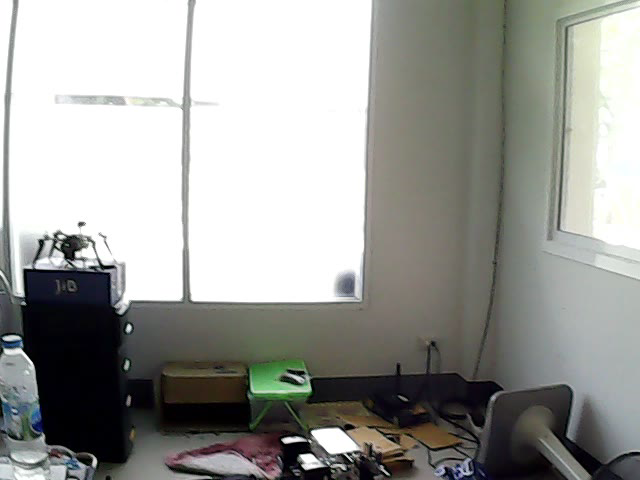
#> input picture vo_monocular_ros2/data/1003.png, 640 x 480 px, given in place of the camera
$ python optical_flow_drone.py
#> lines starting #> are read from the running program, lines starting #| are printed output that depends on the picture; after the words box and inside, x2 and y2 are one past the last pixel; in counts of white or black regions, pixels touching at a corner belong together; long printed decimals are rounded
import numpy as np
import cv2
import os
import socket

opt_velx = 0.0
opt_vely = 0.0
est_velx = 0.0
est_vely = 0.0
fps = 30.0
focal  = 4 #mm
pix_size = 0.000006 #m cmos:4mm*2.25mm(mujidao @caide) 4/640 = 0.00000625
imu_y = 0.1
imu_x = 0.1
alt = 2.0


def estimate_velocity(flowx,flowy):
    opt_velx = flowx * fps * pix_size
    opt_vely = flowy * fps * pix_size
    est_velx = alt*(opt_velx/focal) - (alt* imu_y/1000)
    est_vely = alt*(opt_vely/focal) + (alt* imu_x/1000)

    return est_velx, est_vely


def draw_flow(img, flow, step=16):
    h, w = img.shape[:2]
    y, x = np.mgrid[step/2:h:step, step/2:w:step].reshape(2,-1)
    y =y.astype(int)
    x =x.astype(int)
    fx, fy = flow[y,x].T
    lx =0
    ly = 0

    os.system('cls' if os.name == 'nt' else 'clear')
    for tx in fx:
        lx = tx+lx
    lx = lx/300

    for ty in fy:
        ly = ty+ly
    ly=ly/300

    txStr = "FLOW,"+str(lx)+","+str(ly)
    vx,vy = estimate_velocity(lx,ly)
    print("vx: {} vy: {}".format(vx,vy))
    print("FLow: ", txStr)
    lines = np.vstack([x, y, x+fx, y+fy]).T.reshape(-1, 2, 2)
    lines = np.int32(lines + 0.5)
    vis = cv2.cvtColor(img, cv2.COLOR_GRAY2BGR)
    cv2.polylines(vis, lines, 0, (0, 255, 0))
    for (x1, y1), (x2, y2) in lines:
        cv2.circle(vis, (x1, y1), 1, (0, 255, 0), -1)
    return vis

if __name__ == '__main__':
    import sys
    cam = cv2.VideoCapture(0)
    ret, prev = cam.read()
#> prev is the input picture: shape (480, 640, 3); mean B, G, R 153.2, 157.1, 156.1
    ret, ori = cam.read()
    prev = cv2.resize(prev, (180,120), interpolation = cv2.INTER_AREA)
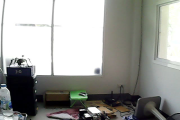
#> prev: shape (120, 180, 3); mean B, G, R 153.2, 157.1, 156.1
    prevgray = cv2.cvtColor(prev, cv2.COLOR_BGR2GRAY)
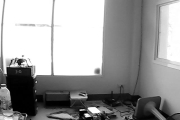
#> prevgray: shape (120, 180); min 0, max 255, mean 156.3

    show_hsv = False
    show_glitch = False
    cur_glitch = prev.copy()

    while True:
        ret, img = cam.read()
        img = cv2.resize(img, (180,120), interpolation = cv2.INTER_AREA)
        gray = cv2.cvtColor(img, cv2.COLOR_BGR2GRAY)
        kernel = np.ones((3,3),np.uint8)
        gray = cv2.erode(gray,kernel, iterations = 2)
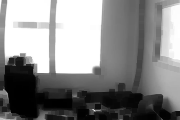
#> gray: shape (120, 180); min 0, max 255, mean 136.5
        flow = None

        flow = cv2.calcOpticalFlowFarneback(prevgray, gray,flow, 0.5, 3, 15, 3, 5, 1.2, 0)
        #print flow
        prevgray = gray
        #exit()

        cv2.imshow('flow', draw_flow(gray, flow))
#> in draw_flow, `fx, fy = flow[y,x].T`: fx = 77 values, max 2.66 at index 57, min -3.89 at index 12, mean 0.26; fy = 77 values, max 9.64 at index 25, min -7.63 at index 0, mean -0.639
#> the loop in draw_flow, `for tx in fx:` made 77 passes
#> (tx, lx) on passes 1 to 12: (2.35, 2.35), (-4.67e-22, 2.35), (-0.00133, 2.35), (0.23, 2.58), (1.59e-23, 2.58), (-3.86e-18, 2.58), (-1.91, 0.665), (-0.00873, 0.656), (-0.0472, 0.609), (1.33, 1.94), (2.09, 4.03), (1.7, 5.73)
#> after the loop in draw_flow, `for tx in fx:`: lx = 20.06
#> in draw_flow, `lx = lx/300`: lx = 0.0669
#> the loop in draw_flow, `for ty in fy:` made 77 passes
#> (ty, ly) on passes 1 to 12: (-7.63, -7.63), (-8.87e-22, -7.63), (-0.00196, -7.63), (-2.38, -10.01), (-1.56e-23, -10.01), (-1.7e-19, -10.01), (-1.26, -11.27), (-0.00152, -11.27), (0.1, -11.17), (0.695, -10.48), (1.73, -8.75), (-0.136, -8.88)
#> after the loop in draw_flow, `for ty in fy:`: ly = -49.18
#> in draw_flow, `ly=ly/300`: ly = -0.164
#> in estimate_velocity, `opt_velx = flowx * fps * pix_size`: opt_velx = 1.2e-05
#> in estimate_velocity, `opt_vely = flowy * fps * pix_size`: opt_vely = -2.95e-05
#> in estimate_velocity, `est_velx = alt*(opt_velx/focal) - (alt* imu_y/1000)`: est_velx = -0.000194
#> in estimate_velocity, `est_vely = alt*(opt_vely/focal) + (alt* imu_x/1000)`: est_vely = 0.000185
#> in draw_flow, `vx,vy = estimate_velocity(lx,ly)`: vx = -0.000194; vy = 0.000185
#| vx: -0.000194 vy: 0.0001852
#| FLow:  FLOW,0.06686,-0.1639
#> in draw_flow, `cv2.polylines(vis, lines, 0, (0, 255, 0))`:
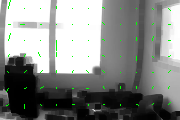
#> vis: shape (120, 180, 3); mean B, G, R 135, 137.5, 135
#> the loop in draw_flow, `for (x1, y1), (x2, y2) in lines:` made 77 passes
#> (x1, y1, x2, y2) on passes 1 to 12: (8, 8, 10, 0), (24, 8, 24, 8), (40, 8, 40, 8), (56, 8, 56, 6), (72, 8, 72, 8), (88, 8, 88, 8), (104, 8, 102, 7), (120, 8, 120, 8), (136, 8, 136, 8), (152, 8, 153, 9), (168, 8, 170, 10), (8, 24, 10, 24)
#> after the loop in draw_flow, `for (x1, y1), (x2, y2) in lines:`:
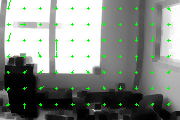
#> vis: shape (120, 180, 3); 1.26% of pixels changed, all inside (x1, y1, x2, y2) = (7, 7, 170, 106)

        ch = 0xFF & cv2.waitKey(5)
#> (key Esc is pressed here)
        if ch == 27:
            break

    cv2.destroyAllWindows()

$ run again, on vo_monocular_ros2/data/101.png
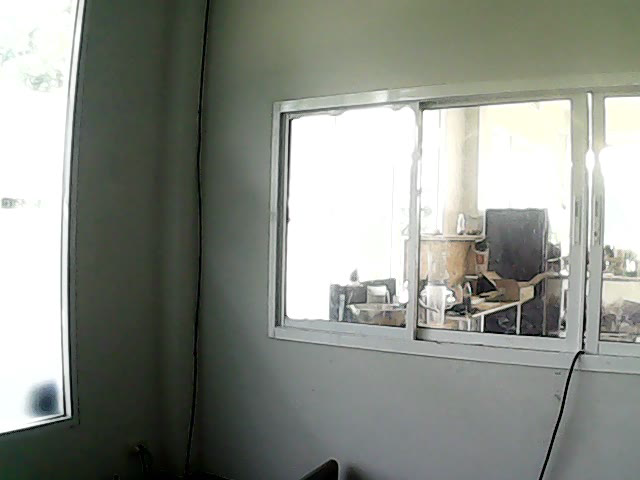
#> input picture vo_monocular_ros2/data/101.png, 640 x 480 px, given in place of the camera
#> prev is the input picture: shape (480, 640, 3); mean B, G, R 136, 143.6, 139.7
#> prev: shape (120, 180, 3)
#> fx = 77 values, max 2.38 at index 76, min -2.39 at index 56, mean -0.24; fy = 77 values, max 5.25 at index 26, min -4.09 at index 22, mean -0.0501
#> the loop in draw_flow, `for tx in fx:` made 77 passes
#> (tx, lx) on passes 1 to 8: (-0.324, -0.324), (-2.38, -2.7), (-0.106, -2.81), (-0.43, -3.24), (0.149, -3.09), (0.0556, -3.04), (-0.0116, -3.05), (-0.00742, -3.06)
#> after the loop in draw_flow, `for tx in fx:`: lx = -18.51
#> in draw_flow, `lx = lx/300`: lx = -0.0617
#> the loop in draw_flow, `for ty in fy:` made 77 passes
#> (ty, ly) on passes 1 to 8: (-1.08, -1.08), (-1.23, -2.31), (0.0764, -2.24), (2.43, 0.195), (0.0363, 0.231), (0.0229, 0.254), (0.0326, 0.287), (0.00749, 0.294)
#> after the loop in draw_flow, `for ty in fy:`: ly = -3.86
#> in draw_flow, `ly=ly/300`: ly = -0.0129
#> opt_velx = -1.11e-05
#> opt_vely = -2.32e-06
#> est_velx = -0.000206
#> est_vely = 0.000199
#> vx = -0.000206; vy = 0.000199
#| vx: -0.0002056 vy: 0.0001988
#| FLow:  FLOW,-0.06171,-0.01287
#> in draw_flow, `cv2.polylines(vis, lines, 0, (0, 255, 0))`:
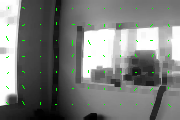
#> vis: shape (120, 180, 3); mean B, G, R 122.2, 124.3, 122.2
#> the loop in draw_flow, `for (x1, y1), (x2, y2) in lines:` made 77 passes
#> (x1, y1, x2, y2) on passes 1 to 8: (8, 8, 8, 7), (24, 8, 22, 7), (40, 8, 40, 8), (56, 8, 56, 10), (72, 8, 72, 8), (88, 8, 88, 8), (104, 8, 104, 8), (120, 8, 120, 8)
#> after the loop in draw_flow, `for (x1, y1), (x2, y2) in lines:`:
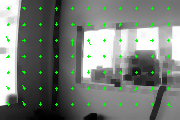
#> vis: shape (120, 180, 3); 1.26% of pixels changed, all inside (x1, y1, x2, y2) = (7, 7, 170, 106)

$ run again, on vo_monocular_ros2/data/1028.png
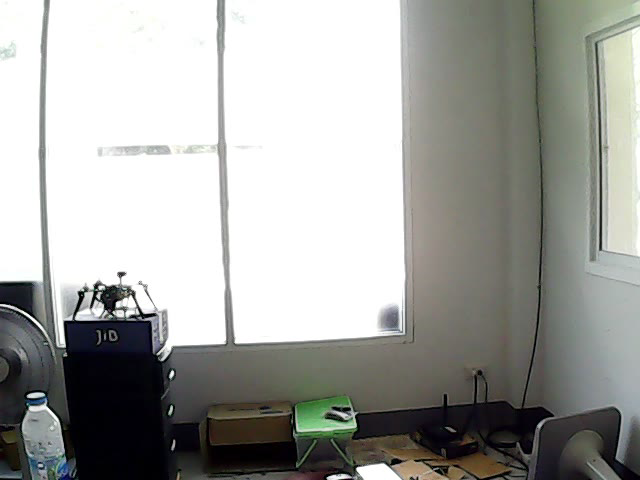
#> input picture vo_monocular_ros2/data/1028.png, 640 x 480 px, given in place of the camera
#> prev is the input picture: shape (480, 640, 3); mean B, G, R 160.6, 164.3, 163.4
#> prev: shape (120, 180, 3)
#> fx = 77 values, max 2.7 at index 75, min -2.62 at index 67, mean -0.0433; fy = 77 values, max 12.08 at index 0, min -23.9 at index 22, mean -1.32
#> the loop in draw_flow, `for tx in fx:` made 77 passes
#> (tx, lx) on passes 1 to 8: (-0.577, -0.577), (0.297, -0.28), (0.0164, -0.264), (-0.372, -0.635), (1.8, 1.16), (4.35e-24, 1.16), (-0.636, 0.526), (-1.47, -0.943)
#> after the loop in draw_flow, `for tx in fx:`: lx = -3.34
#> in draw_flow, `lx = lx/300`: lx = -0.0111
#> the loop in draw_flow, `for ty in fy:` made 77 passes
#> (ty, ly) on passes 1 to 8: (12.08, 12.08), (0.0697, 12.15), (0.207, 12.36), (9.3, 21.67), (8.34, 30), (5.85e-28, 30), (0.527, 30.53), (0.396, 30.93)
#> after the loop in draw_flow, `for ty in fy:`: ly = -101.4
#> in draw_flow, `ly=ly/300`: ly = -0.338
#> opt_velx = -2e-06
#> opt_vely = -6.08e-05
#> est_velx = -0.000201
#> est_vely = 0.00017
#> vx = -0.000201; vy = 0.00017
#| vx: -0.000201 vy: 0.0001696
#| FLow:  FLOW,-0.01112,-0.3378
#> in draw_flow, `cv2.polylines(vis, lines, 0, (0, 255, 0))`:
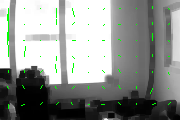
#> vis: shape (120, 180, 3); mean B, G, R 143.4, 146.9, 143.4
#> the loop in draw_flow, `for (x1, y1), (x2, y2) in lines:` made 77 passes
#> (x1, y1, x2, y2) on passes 1 to 8: (8, 8, 7, 20), (24, 8, 24, 8), (40, 8, 40, 8), (56, 8, 56, 17), (72, 8, 74, 16), (88, 8, 88, 8), (104, 8, 103, 9), (120, 8, 119, 8)
#> after the loop in draw_flow, `for (x1, y1), (x2, y2) in lines:`:
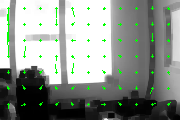
#> vis: shape (120, 180, 3); 1.26% of pixels changed, all inside (x1, y1, x2, y2) = (7, 7, 170, 106)
